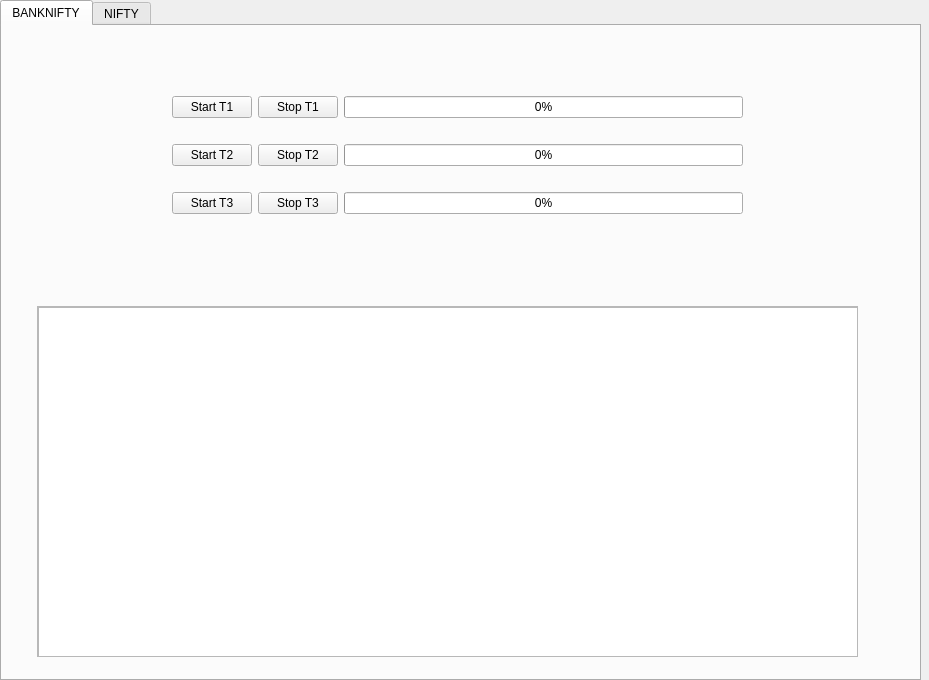
<?xml version="1.0" encoding="UTF-8"?>
<ui version="4.0">
 <class>MainWindow</class>
 <widget class="QMainWindow" name="MainWindow">
  <property name="geometry">
   <rect>
    <x>0</x>
    <y>0</y>
    <width>929</width>
    <height>680</height>
   </rect>
  </property>
  <property name="windowTitle">
   <string>MainWindow</string>
  </property>
  <widget class="QWidget" name="centralwidget">
   <widget class="QTabWidget" name="tabWidget">
    <property name="geometry">
     <rect>
      <x>0</x>
      <y>0</y>
      <width>921</width>
      <height>681</height>
     </rect>
    </property>
    <property name="currentIndex">
     <number>0</number>
    </property>
    <widget class="QWidget" name="tab">
     <attribute name="title">
      <string>BANKNIFTY</string>
     </attribute>
     <widget class="QWidget" name="layoutWidget">
      <property name="geometry">
       <rect>
        <x>170</x>
        <y>50</y>
        <width>571</width>
        <height>161</height>
       </rect>
      </property>
      <layout class="QGridLayout" name="gridLayout">
       <item row="0" column="0">
        <widget class="QPushButton" name="start_t1_btn">
         <property name="text">
          <string>Start T1</string>
         </property>
        </widget>
       </item>
       <item row="0" column="1">
        <widget class="QPushButton" name="stop_t1_btn">
         <property name="text">
          <string>Stop T1</string>
         </property>
        </widget>
       </item>
       <item row="0" column="2">
        <widget class="QProgressBar" name="progressBar">
         <property name="value">
          <number>0</number>
         </property>
        </widget>
       </item>
       <item row="1" column="0">
        <widget class="QPushButton" name="start_t2_btn">
         <property name="text">
          <string>Start T2</string>
         </property>
        </widget>
       </item>
       <item row="1" column="1">
        <widget class="QPushButton" name="stop_t2_btn">
         <property name="text">
          <string>Stop T2</string>
         </property>
        </widget>
       </item>
       <item row="2" column="0">
        <widget class="QPushButton" name="start_t3_btn">
         <property name="text">
          <string>Start T3</string>
         </property>
        </widget>
       </item>
       <item row="2" column="1">
        <widget class="QPushButton" name="stop_t3_btn">
         <property name="text">
          <string>Stop T3</string>
         </property>
        </widget>
       </item>
       <item row="1" column="2">
        <widget class="QProgressBar" name="progressBar_2">
         <property name="value">
          <number>0</number>
         </property>
        </widget>
       </item>
       <item row="2" column="2">
        <widget class="QProgressBar" name="progressBar_3">
         <property name="value">
          <number>0</number>
         </property>
        </widget>
       </item>
      </layout>
     </widget>
     <widget class="QScrollArea" name="scrollArea">
      <property name="geometry">
       <rect>
        <x>35</x>
        <y>280</y>
        <width>821</width>
        <height>351</height>
       </rect>
      </property>
      <property name="widgetResizable">
       <bool>true</bool>
      </property>
      <widget class="QWidget" name="scrollAreaWidgetContents">
       <property name="geometry">
        <rect>
         <x>0</x>
         <y>0</y>
         <width>819</width>
         <height>349</height>
        </rect>
       </property>
       <widget class="QListWidget" name="listWidget">
        <property name="geometry">
         <rect>
          <x>0</x>
          <y>0</y>
          <width>820</width>
          <height>351</height>
         </rect>
        </property>
       </widget>
      </widget>
     </widget>
    </widget>
    <widget class="QWidget" name="tab_2">
     <attribute name="title">
      <string>NIFTY</string>
     </attribute>
     <widget class="QWidget" name="layoutWidget_2">
      <property name="geometry">
       <rect>
        <x>160</x>
        <y>60</y>
        <width>571</width>
        <height>161</height>
       </rect>
      </property>
      <layout class="QGridLayout" name="gridLayout_2">
       <item row="0" column="0">
        <widget class="QPushButton" name="start_t4_btn">
         <property name="text">
          <string>Start T1</string>
         </property>
        </widget>
       </item>
       <item row="0" column="1">
        <widget class="QPushButton" name="stop_t4_btn">
         <property name="text">
          <string>Stop T1</string>
         </property>
        </widget>
       </item>
       <item row="0" column="2">
        <widget class="QProgressBar" name="progressBar_4">
         <property name="value">
          <number>24</number>
         </property>
        </widget>
       </item>
       <item row="1" column="0">
        <widget class="QPushButton" name="start_t5_btn">
         <property name="text">
          <string>Start T2</string>
         </property>
        </widget>
       </item>
       <item row="1" column="1">
        <widget class="QPushButton" name="stop_t5_btn">
         <property name="text">
          <string>Stop T2</string>
         </property>
        </widget>
       </item>
       <item row="2" column="0">
        <widget class="QPushButton" name="start_t6_btn">
         <property name="text">
          <string>Start T3</string>
         </property>
        </widget>
       </item>
       <item row="2" column="1">
        <widget class="QPushButton" name="stop_t6_btn">
         <property name="text">
          <string>Stop T3</string>
         </property>
        </widget>
       </item>
       <item row="1" column="2">
        <widget class="QProgressBar" name="progressBar_5">
         <property name="value">
          <number>24</number>
         </property>
        </widget>
       </item>
       <item row="2" column="2">
        <widget class="QProgressBar" name="progressBar_6">
         <property name="value">
          <number>24</number>
         </property>
        </widget>
       </item>
      </layout>
     </widget>
     <widget class="QScrollArea" name="scrollArea_2">
      <property name="geometry">
       <rect>
        <x>35</x>
        <y>280</y>
        <width>821</width>
        <height>351</height>
       </rect>
      </property>
      <property name="widgetResizable">
       <bool>true</bool>
      </property>
      <widget class="QWidget" name="scrollAreaWidgetContents_2">
       <property name="geometry">
        <rect>
         <x>0</x>
         <y>0</y>
         <width>819</width>
         <height>349</height>
        </rect>
       </property>
       <widget class="QListWidget" name="listWidget_2">
        <property name="geometry">
         <rect>
          <x>0</x>
          <y>0</y>
          <width>821</width>
          <height>351</height>
         </rect>
        </property>
       </widget>
      </widget>
     </widget>
    </widget>
   </widget>
  </widget>
 </widget>
 <resources/>
 <connections/>
</ui>
